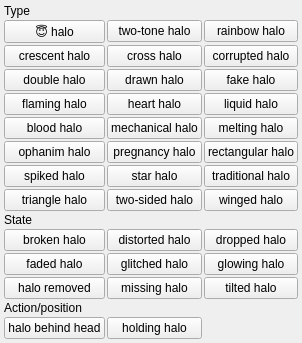
<?xml version="1.0" encoding="UTF-8"?>
<ui version="4.0">
 <class>clothes_halo_menu</class>
 <widget class="QWidget" name="clothes_halo_menu">
  <property name="geometry">
   <rect><x>0</x><y>0</y><width>240</width><height>60</height></rect>
  </property>
  <layout class="QGridLayout" name="grid">
   <property name="leftMargin"><number>4</number></property>
   <property name="topMargin"><number>4</number></property>
   <property name="rightMargin"><number>4</number></property>
   <property name="bottomMargin"><number>4</number></property>
   <property name="horizontalSpacing"><number>2</number></property>
   <property name="verticalSpacing"><number>2</number></property>
   <item row="0" column="0" colspan="3">
    <widget class="QLabel" name="lbl_group_0">
     <property name="type" stdset="0"><string>menuGroup</string></property>
     <property name="text"><string>Type</string></property>
    </widget>
   </item>
   <item row="1" column="0">
    <widget class="QPushButton" name="chk_halo">
     <property name="checkable"><bool>true</bool></property>
     <property name="text"><string>😇 halo</string></property>
     <property name="tags" stdset="0"><string>halo</string></property>
    </widget>
   </item>
   <item row="1" column="1">
    <widget class="QPushButton" name="chk_two_tone_halo">
     <property name="checkable"><bool>true</bool></property>
     <property name="text"><string>two-tone halo</string></property>
     <property name="tags" stdset="0"><string>two-tone halo</string></property>
    </widget>
   </item>
   <item row="1" column="2">
    <widget class="QPushButton" name="chk_rainbow_halo">
     <property name="checkable"><bool>true</bool></property>
     <property name="text"><string>rainbow halo</string></property>
     <property name="tags" stdset="0"><string>rainbow halo</string></property>
    </widget>
   </item>
   <item row="2" column="0">
    <widget class="QPushButton" name="chk_crescent_halo">
     <property name="checkable"><bool>true</bool></property>
     <property name="text"><string>crescent halo</string></property>
     <property name="tags" stdset="0"><string>crescent halo</string></property>
    </widget>
   </item>
   <item row="2" column="1">
    <widget class="QPushButton" name="chk_cross_halo">
     <property name="checkable"><bool>true</bool></property>
     <property name="text"><string>cross halo</string></property>
     <property name="tags" stdset="0"><string>cross halo</string></property>
    </widget>
   </item>
   <item row="2" column="2">
    <widget class="QPushButton" name="chk_corrupted_halo">
     <property name="checkable"><bool>true</bool></property>
     <property name="text"><string>corrupted halo</string></property>
     <property name="tags" stdset="0"><string>corrupted halo</string></property>
    </widget>
   </item>
   <item row="3" column="0">
    <widget class="QPushButton" name="chk_double_halo">
     <property name="checkable"><bool>true</bool></property>
     <property name="text"><string>double halo</string></property>
     <property name="tags" stdset="0"><string>double halo</string></property>
    </widget>
   </item>
   <item row="3" column="1">
    <widget class="QPushButton" name="chk_drawn_halo">
     <property name="checkable"><bool>true</bool></property>
     <property name="text"><string>drawn halo</string></property>
     <property name="tags" stdset="0"><string>drawn halo</string></property>
    </widget>
   </item>
   <item row="3" column="2">
    <widget class="QPushButton" name="chk_fake_halo">
     <property name="checkable"><bool>true</bool></property>
     <property name="text"><string>fake halo</string></property>
     <property name="tags" stdset="0"><string>fake halo</string></property>
    </widget>
   </item>
   <item row="4" column="0">
    <widget class="QPushButton" name="chk_flaming_halo">
     <property name="checkable"><bool>true</bool></property>
     <property name="text"><string>flaming halo</string></property>
     <property name="tags" stdset="0"><string>flaming halo</string></property>
    </widget>
   </item>
   <item row="4" column="1">
    <widget class="QPushButton" name="chk_heart_halo">
     <property name="checkable"><bool>true</bool></property>
     <property name="text"><string>heart halo</string></property>
     <property name="tags" stdset="0"><string>heart halo</string></property>
    </widget>
   </item>
   <item row="4" column="2">
    <widget class="QPushButton" name="chk_liquid_halo">
     <property name="checkable"><bool>true</bool></property>
     <property name="text"><string>liquid halo</string></property>
     <property name="tags" stdset="0"><string>liquid halo</string></property>
    </widget>
   </item>
   <item row="5" column="0">
    <widget class="QPushButton" name="chk_blood_halo">
     <property name="checkable"><bool>true</bool></property>
     <property name="text"><string>blood halo</string></property>
     <property name="tags" stdset="0"><string>blood halo</string></property>
    </widget>
   </item>
   <item row="5" column="1">
    <widget class="QPushButton" name="chk_mechanical_halo">
     <property name="checkable"><bool>true</bool></property>
     <property name="text"><string>mechanical halo</string></property>
     <property name="tags" stdset="0"><string>mechanical halo</string></property>
    </widget>
   </item>
   <item row="5" column="2">
    <widget class="QPushButton" name="chk_melting_halo">
     <property name="checkable"><bool>true</bool></property>
     <property name="text"><string>melting halo</string></property>
     <property name="tags" stdset="0"><string>melting halo</string></property>
    </widget>
   </item>
   <item row="6" column="0">
    <widget class="QPushButton" name="chk_ophanim_halo">
     <property name="checkable"><bool>true</bool></property>
     <property name="text"><string>ophanim halo</string></property>
     <property name="tags" stdset="0"><string>ophanim halo</string></property>
    </widget>
   </item>
   <item row="6" column="1">
    <widget class="QPushButton" name="chk_pregnancy_halo">
     <property name="checkable"><bool>true</bool></property>
     <property name="text"><string>pregnancy halo</string></property>
     <property name="tags" stdset="0"><string>pregnancy halo</string></property>
    </widget>
   </item>
   <item row="6" column="2">
    <widget class="QPushButton" name="chk_rectangular_halo">
     <property name="checkable"><bool>true</bool></property>
     <property name="text"><string>rectangular halo</string></property>
     <property name="tags" stdset="0"><string>rectangular halo</string></property>
    </widget>
   </item>
   <item row="7" column="0">
    <widget class="QPushButton" name="chk_spiked_halo">
     <property name="checkable"><bool>true</bool></property>
     <property name="text"><string>spiked halo</string></property>
     <property name="tags" stdset="0"><string>spiked halo</string></property>
    </widget>
   </item>
   <item row="7" column="1">
    <widget class="QPushButton" name="chk_star_halo">
     <property name="checkable"><bool>true</bool></property>
     <property name="text"><string>star halo</string></property>
     <property name="tags" stdset="0"><string>star halo</string></property>
    </widget>
   </item>
   <item row="7" column="2">
    <widget class="QPushButton" name="chk_traditional_halo">
     <property name="checkable"><bool>true</bool></property>
     <property name="text"><string>traditional halo</string></property>
     <property name="tags" stdset="0"><string>traditional halo</string></property>
    </widget>
   </item>
   <item row="8" column="0">
    <widget class="QPushButton" name="chk_triangle_halo">
     <property name="checkable"><bool>true</bool></property>
     <property name="text"><string>triangle halo</string></property>
     <property name="tags" stdset="0"><string>triangle halo</string></property>
    </widget>
   </item>
   <item row="8" column="1">
    <widget class="QPushButton" name="chk_two_sided_halo">
     <property name="checkable"><bool>true</bool></property>
     <property name="text"><string>two-sided halo</string></property>
     <property name="tags" stdset="0"><string>two-sided halo</string></property>
    </widget>
   </item>
   <item row="8" column="2">
    <widget class="QPushButton" name="chk_winged_halo">
     <property name="checkable"><bool>true</bool></property>
     <property name="text"><string>winged halo</string></property>
     <property name="tags" stdset="0"><string>winged halo</string></property>
    </widget>
   </item>
   <item row="9" column="0" colspan="3">
    <widget class="QLabel" name="lbl_group_9">
     <property name="type" stdset="0"><string>menuGroup</string></property>
     <property name="text"><string>State</string></property>
    </widget>
   </item>
   <item row="10" column="0">
    <widget class="QPushButton" name="chk_broken_halo">
     <property name="checkable"><bool>true</bool></property>
     <property name="text"><string>broken halo</string></property>
     <property name="tags" stdset="0"><string>broken halo</string></property>
    </widget>
   </item>
   <item row="10" column="1">
    <widget class="QPushButton" name="chk_distorted_halo">
     <property name="checkable"><bool>true</bool></property>
     <property name="text"><string>distorted halo</string></property>
     <property name="tags" stdset="0"><string>distorted halo</string></property>
    </widget>
   </item>
   <item row="10" column="2">
    <widget class="QPushButton" name="chk_dropped_halo">
     <property name="checkable"><bool>true</bool></property>
     <property name="text"><string>dropped halo</string></property>
     <property name="tags" stdset="0"><string>dropped halo</string></property>
    </widget>
   </item>
   <item row="11" column="0">
    <widget class="QPushButton" name="chk_faded_halo">
     <property name="checkable"><bool>true</bool></property>
     <property name="text"><string>faded halo</string></property>
     <property name="tags" stdset="0"><string>faded halo</string></property>
    </widget>
   </item>
   <item row="11" column="1">
    <widget class="QPushButton" name="chk_glitched_halo">
     <property name="checkable"><bool>true</bool></property>
     <property name="text"><string>glitched halo</string></property>
     <property name="tags" stdset="0"><string>glitched halo</string></property>
    </widget>
   </item>
   <item row="11" column="2">
    <widget class="QPushButton" name="chk_glowing_halo">
     <property name="checkable"><bool>true</bool></property>
     <property name="text"><string>glowing halo</string></property>
     <property name="tags" stdset="0"><string>glowing halo</string></property>
    </widget>
   </item>
   <item row="12" column="0">
    <widget class="QPushButton" name="chk_halo_removed">
     <property name="checkable"><bool>true</bool></property>
     <property name="text"><string>halo removed</string></property>
     <property name="tags" stdset="0"><string>halo removed</string></property>
    </widget>
   </item>
   <item row="12" column="1">
    <widget class="QPushButton" name="chk_missing_halo">
     <property name="checkable"><bool>true</bool></property>
     <property name="text"><string>missing halo</string></property>
     <property name="tags" stdset="0"><string>missing halo</string></property>
    </widget>
   </item>
   <item row="12" column="2">
    <widget class="QPushButton" name="chk_tilted_halo">
     <property name="checkable"><bool>true</bool></property>
     <property name="text"><string>tilted halo</string></property>
     <property name="tags" stdset="0"><string>tilted halo</string></property>
    </widget>
   </item>
   <item row="13" column="0" colspan="3">
    <widget class="QLabel" name="lbl_group_13">
     <property name="type" stdset="0"><string>menuGroup</string></property>
     <property name="text"><string>Action/position</string></property>
    </widget>
   </item>
   <item row="14" column="0">
    <widget class="QPushButton" name="chk_halo_behind_head">
     <property name="checkable"><bool>true</bool></property>
     <property name="text"><string>halo behind head</string></property>
     <property name="tags" stdset="0"><string>halo behind head</string></property>
    </widget>
   </item>
   <item row="14" column="1">
    <widget class="QPushButton" name="chk_holding_halo">
     <property name="checkable"><bool>true</bool></property>
     <property name="text"><string>holding halo</string></property>
     <property name="tags" stdset="0"><string>holding halo</string></property>
    </widget>
   </item>
  </layout>
 </widget>
 <resources/>
 <connections/>
</ui>
